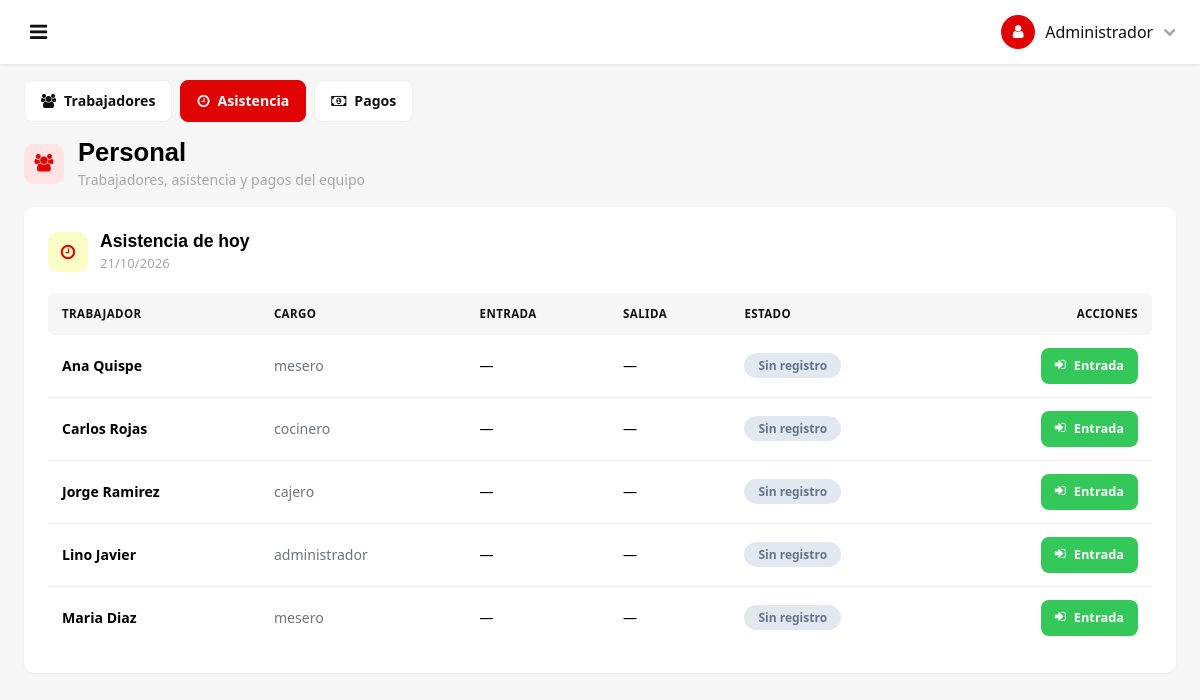
Screenshot of /?page=personal&tab=asistencia (signed in) with the database file from the repository.
### tables this page shows
CREATE TABLE empleados (
  id int(11) NOT NULL AUTO_INCREMENT,
  nombre varchar(150) NOT NULL,
  usuario_id int(11) DEFAULT NULL,
  dni varchar(20) DEFAULT NULL,
  telefono varchar(30) DEFAULT NULL,
  direccion varchar(255) DEFAULT NULL,
  cargo varchar(100) DEFAULT NULL,
  fecha_ingreso date DEFAULT NULL,
  estado tinyint(1) NOT NULL DEFAULT 1,
  pin varchar(4) DEFAULT NULL,
  PRIMARY KEY (id),
  UNIQUE KEY dni (dni),
  KEY fk_empleado_usuario (usuario_id),
  CONSTRAINT fk_empleado_usuario FOREIGN KEY (usuario_id) REFERENCES usuarios (id) ON DELETE SET NULL
);

### config/database.php (called while the page is built, shortened)
<?php
function conexionDB(): PDO
{
    static $conexion = null;
    if ($conexion instanceof PDO) {
        return $conexion;
    }
    $servidor = 'localhost';
    $baseDatos = 'polleria';
    $usuarioDB = 'root';
    $claveDB   = '';
    try {
        $conexion = new PDO(
            "mysql:host=$servidor;dbname=$baseDatos;charset=utf8mb4",
            $usuarioDB,
            $claveDB
        );
        $conexion->setAttribute(PDO::ATTR_ERRMODE, PDO::ERRMODE_EXCEPTION);
        $conexion->setAttribute(PDO::ATTR_DEFAULT_FETCH_MODE, PDO::FETCH_ASSOC);
        $conexion->exec("SET NAMES utf8mb4");
    } catch (PDOException $e) {
        die("Error de conexi&oacute;n: " . $e->getMessage());
    }
    return $conexion;
}

### models/Personal.php (called while the page is built, shortened)
<?php
require_once __DIR__ . '/../config/database.php';
class Personal
{
    private PDO $conexion;
    public function __construct()
    {
        $this->conexion = conexionDB();
    }
    public function trabajadores(): array
    {
        return $this->conexion->query(
            "SELECT e.id,
                    COALESCE(e.nombre, u.nombre, e.cargo, 'Trabajador') AS nombre,
                    e.cargo,
                    e.dni,
                    e.telefono,
                    e.direccion,
                    e.fecha_ingreso,
                    e.estado,
                    u.usuario,
                    r.nombre AS rol
             FROM empleados e
             LEFT JOIN usuarios u ON u.id = e.usuario_id
             LEFT JOIN roles r ON r.id = u.rol_id
             ORDER BY nombre"
        )->fetchAll();
    }
}

### config/paginacion.php (called while the page is built, shortened)
<?php
function paginaActual(int $porPagina = 25): int
{
    $pagina = (int) ($_GET['p'] ?? 1);
    return max(1, $pagina);
}
function paginar(array $filas, int $porPagina = 25): array
{
    $porPagina = max(1, $porPagina);
    $total     = count($filas);
    if ($total === 0) {
        return [
            'filas'        => [],
            'pagina'       => 1,
            'totalPaginas' => 1,
            'total'        => 0,
            'desde'        => 0,
            'hasta'        => 0,
        ];
    }
    $totalPaginas = (int) ceil($total / $porPagina);
    $pagina = min(paginaActual($porPagina), $totalPaginas);
    $pagina = max(1, $pagina);
    $desde = ($pagina - 1) * $porPagina;
    return [
        'filas'        => array_slice($filas, $desde, $porPagina),
        'pagina'       => $pagina,
        'totalPaginas' => $totalPaginas,
        'total'        => $total,
        'desde'        => $desde + 1,
        'hasta'        => min($desde + $porPagina, $total),
    ];
}
    ?>

### views/personal/index.php (the view, shortened to what this page needs)
<?php
require_once APP_ROOT . '/models/Personal.php';
$personalModel = new Personal();
$pestana = $_GET['tab'] ?? 'trabajadores';
$trabajadores = $personalModel->trabajadores();
$pagTrabajadores = paginar($trabajadores, 20);
$pestanasPersonal = static function (string $actual): void {
    ?>
    <div class="lg-segmentos mb-3">
        <a href="<?= url('personal') ?>" class="lg-segmento<?= $actual === 'trabajadores' ? ' is-activo' : '' ?>">
            <i class="fa fa-users"></i> Trabajadores
        </a>
        <a href="<?= url('personal') ?>&tab=asistencia" class="lg-segmento<?= $actual === 'asistencia' ? ' is-activo' : '' ?>">
            <i class="fa fa-clock-o"></i> Asistencia
        </a>
        <a href="<?= url('personal') ?>&tab=pagos" class="lg-segmento<?= $actual === 'pagos' ? ' is-activo' : '' ?>">
            <i class="fa fa-money"></i> Pagos
        </a>
    </div>
    <?php
};
$pestanasPersonal($pestana);
?>
<?php if ($pestana === 'asistencia'): ?>
    <div class="lg-card">
        <div class="lg-card-head">
            <span class="lg-card-icon"><i class="fa fa-clock-o"></i></span>
            <div>
                <h2 class="lg-card-title">Asistencia de hoy</h2>
                <p class="lg-card-subtitle"><?= date('d/m/Y') ?></p>
            </div>
        </div>
        <?php if (!$trabajadores): ?>
            <div class="lg-empty">
                <i class="fa fa-users"></i>
                <p class="mb-0">No hay trabajadores registrados.</p>
            </div>
        <?php else: ?>
            <div class="table-responsive">
                <table class="lg-table">
                    <thead>
                        <tr>
                            <th>Trabajador</th>
                            <th>Cargo</th>
                            <th>Entrada</th>
                            <th>Salida</th>
                            <th>Estado</th>
                            <th style="text-align:right;">Acciones</th>
                        </tr>
                    </thead>
                    <tbody>
                        <?php foreach ($pagTrabajadores['filas'] as $col): ?>
                            <?php
                            $asistencia = null;
                            ?>
                            <tr>
                                <td style="font-weight:600;"><?= htmlspecialchars($col['nombre']) ?></td>
                                <td class="text-muted"><?= htmlspecialchars($col['cargo'] ?? '-') ?></td>
                                <td><?= $asistencia && $asistencia['hora_entrada'] ? date('H:i', strtotime($asistencia['hora_entrada'])) : '—' ?></td>
                                <td><?= $asistencia && $asistencia['hora_salida'] ? date('H:i', strtotime($asistencia['hora_salida'])) : '—' ?></td>
                                <td>
                                    <?php if (!$asistencia): ?>
                                        <span class="lg-pill lg-pill--pizarra">Sin registro</span>
                                    <?php elseif ($asistencia['hora_salida']): ?>
                                        <span class="lg-pill lg-pill--verde">Completado</span>
                                    <?php else: ?>
                                        <span class="lg-pill lg-pill--ambar">En turno</span>
                                    <?php endif; ?>
                                </td>
                                <td style="text-align:right;white-space:nowrap;">
                                    <?php if (!$asistencia): ?>
                                        <button type="button" class="lg-btn lg-btn--sm lg-btn--verde js-asistencia"
                                                data-emp="<?= (int) $col['id'] ?>" data-tipo="entrada">
                                            <i class="fa fa-sign-in"></i> Entrada
                                        </button>
                                    <?php else: ?>
                                        <span class="lg-muted">Listo</span>
                                    <?php endif; ?>
                                </td>
                            </tr>
                        <?php endforeach; ?>
                    </tbody>
                </table>
            </div>
        <?php endif; ?>
    </div>
<?php endif; ?>

### views/assets/css/app.css (style rules this page uses)
:root { --lg-rojo: #DF0303; --lg-rojo-claro: #FFE3E3; --lg-amarillo: #FEFB4D; --lg-amarillo-claro: #F9FDC5; --lg-verde: #34C759; --lg-verde-fondo: #D1FAE5; --lg-verde-pill: #C1FFCC; --lg-rojo-estado-fondo: #FEE2E2; --lg-ambar-fondo: #FEF3C7; --lg-ambar-texto: #D97706; --lg-pizarra-fondo: #E2E8F0; --lg-pizarra-texto: #64748B; --lg-pendiente-fondo: #FFFEC1; --lg-pendiente-texto: #A39A49; --lg-fondo: #F6F6F6; --lg-blanco: #FFFFFF; --lg-borde: #EFEFEF; --lg-gris: #F6F6F6; --lg-texto: #000000; --lg-texto-suave: #A6A6A6; --lg-sidebar: 250px; --lg-header: 64px; --lg-radio: 10px; --lg-sombra: 0 1px 3px rgba(0, 0, 0, 0.06); }
body { background-color: var(--lg-fondo); font-family: "Segoe UI", Roboto, "Helvetica Neue", Arial, sans-serif; color: var(--lg-texto); -webkit-font-smoothing: antialiased; }
.lg-card { background-color: var(--lg-blanco); border-radius: var(--lg-radio); box-shadow: var(--lg-sombra); padding: 24px; }
.lg-card-title { font-size: 1.1rem; font-weight: 700; margin: 0; }
.lg-card-subtitle { color: var(--lg-texto-suave); font-size: 0.82rem; margin: 2px 0 0; }
.lg-card-head { display: flex; align-items: center; gap: 12px; margin-bottom: 20px; }
.lg-card-head .lg-card-icon { width: 40px; height: 40px; border-radius: 10px; background-color: var(--lg-amarillo-claro); color: var(--lg-rojo); display: flex; align-items: center; justify-content: center; font-size: 1.05rem; flex-shrink: 0; }
.lg-pill { display: inline-block; padding: 5px 14px; border-radius: 999px; font-size: 0.75rem; font-weight: 700; line-height: 1.3; white-space: nowrap; }
.lg-pill--pizarra { background-color: var(--lg-pizarra-fondo); color: var(--lg-pizarra-texto); }
.lg-table { width: 100%; border-collapse: collapse; }
.lg-table thead th { background-color: var(--lg-gris); color: #111; font-size: 0.72rem; font-weight: 700; text-transform: uppercase; letter-spacing: 0.4px; padding: 12px 14px; white-space: nowrap; }
.lg-table thead th:first-child { border-radius: 6px 0 0 6px; }
.lg-table thead th:last-child { border-radius: 0 6px 6px 0; }
.lg-table tbody td { padding: 13px 14px; border-bottom: 1px solid var(--lg-borde); font-size: 0.88rem; vertical-align: middle; }
.lg-table tbody tr:last-child td { border-bottom: 0; }
.lg-btn { display: inline-flex; align-items: center; justify-content: center; gap: 8px; min-height: 44px; padding: 0 20px; border: 0; border-radius: 8px; font-size: 0.9rem; font-weight: 600; cursor: pointer; text-decoration: none; background-color: var(--lg-gris); color: #111; transition: filter 0.15s ease, background-color 0.15s ease; }
.lg-btn--verde { background-color: var(--lg-verde); color: #fff; }
.lg-btn--sm { min-height: 36px; padding: 0 14px; font-size: 0.8rem; }
.lg-segmentos { display: flex; flex-wrap: wrap; gap: 8px; }
.lg-segmento { display: inline-flex; align-items: center; gap: 8px; min-height: 42px; padding: 0 16px; border: 1px solid var(--lg-borde); border-radius: 8px; background-color: var(--lg-blanco); color: #111; font-size: 0.88rem; font-weight: 600; text-decoration: none; transition: background-color 0.15s ease, color 0.15s ease, border-color 0.15s ease; }
.lg-segmento.is-activo { background-color: var(--lg-rojo); border-color: var(--lg-rojo); color: #fff; }
html, body { height: 100%; overflow: hidden; }

### rows the page displays
empleados: nombre "Ana Quispe", cargo "mesero"
empleados: nombre "Carlos Rojas", cargo "cocinero"
empleados: nombre "Jorge Ramirez", cargo "cajero"
empleados: nombre "Lino Javier", cargo "administrador"
empleados: nombre "Maria Diaz", cargo "mesero"

### other values shown
$usuarioActual['rol'] "Administrador"
$titulo "Personal"
$subtitulo "Trabajadores, asistencia y pagos del equipo"
